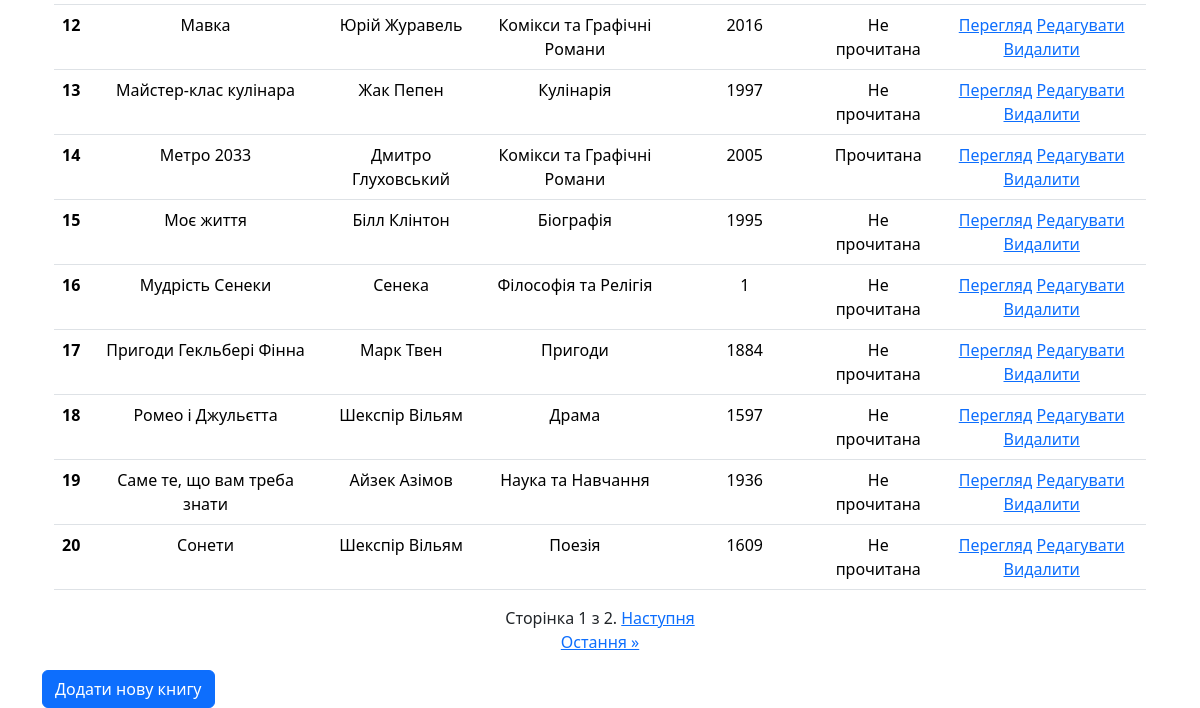
The app's page / (lower part), older data.
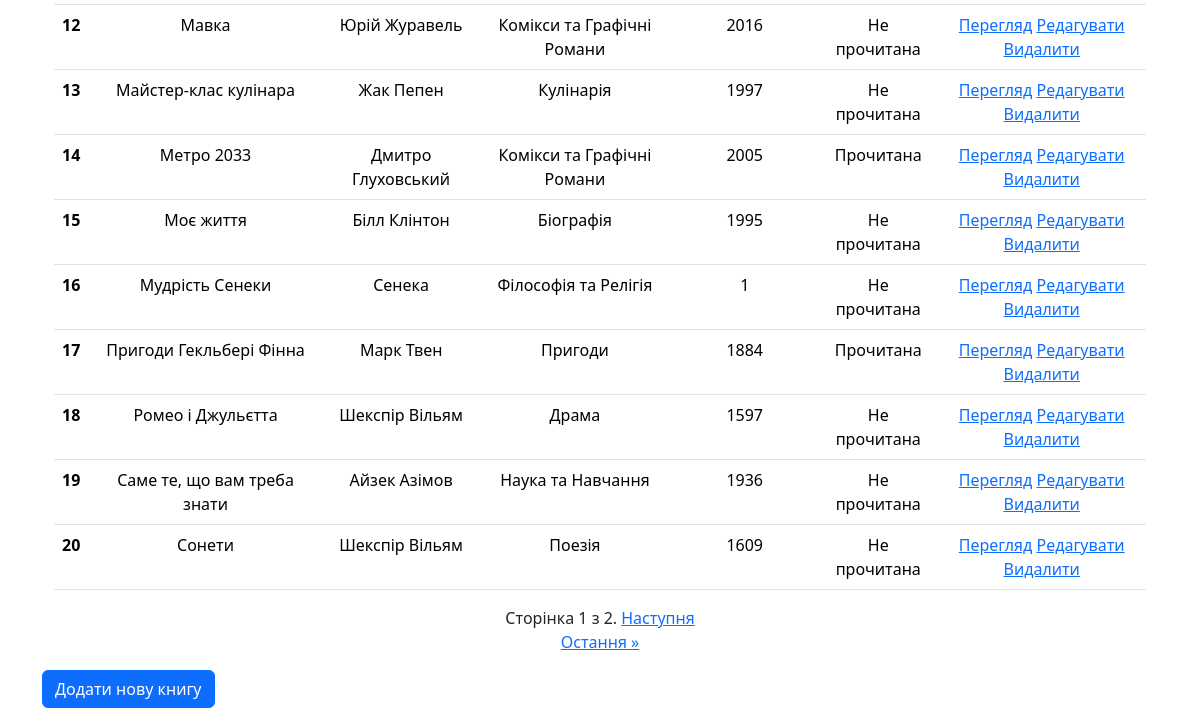
The same page, newer data.
### library_app/models.py (models this page shows, shortened)
class Book(models.Model):
    class Meta:
        verbose_name = 'Книга'
        verbose_name_plural = 'Книги'
        ordering = ["title"]
    title = models.CharField(max_length=100, verbose_name = 'Заголовок')
    author = models.ForeignKey(Author, on_delete=models.CASCADE, verbose_name = 'Автор')
    genre = models.ForeignKey(Genre, on_delete=models.CASCADE, verbose_name = 'Жанр')
    release_year = models.PositiveIntegerField(verbose_name = 'Рік видання')
    is_read = models.BooleanField(default=False, verbose_name = 'Чек')
    img = models.ImageField(upload_to='book_images/', blank=True, null=True, default="noname.png", verbose_name = 'Картинка')

class Author(models.Model):
    class Meta:
        verbose_name = 'Автор'
        verbose_name_plural = 'Автори'
        ordering = ["name"]
    name = models.CharField(max_length=50, unique=True)
    def __str__(self):
        return self.name

class Genre(models.Model):
    class Meta:
        verbose_name = 'Жанр'
        verbose_name_plural = 'Жанри'
        ordering = ["name"]
    name = models.CharField(max_length=50, verbose_name = 'Заголовок')
    def __str__(self):
        return self.name

### library_app/views.py (the view)
# urls.py: path('', views.book_list, name='book_list'),
def book_list(request):
    sort_by = request.GET.get('sort', 'title')
    order = request.GET.get('order', 'asc')
    if order == 'asc':
        books = Book.objects.order_by(sort_by)
    else:
        books = Book.objects.order_by(f'-{sort_by}')
    paginator = Paginator(books, 20)  # Показывать 20 книг на каждой странице
    page = request.GET.get('page')
    try:
        books = paginator.page(page)
    except PageNotAnInteger:
        books = paginator.page(1)
    except EmptyPage:
        books = paginator.page(paginator.num_pages)
    context = {'books': books}
    return render(request, 'library_app/book_list.html', context)

### library_app/templates/library_app/book_list.html (shortened to what this page needs)
{% extends 'base.html' %}
{% load static %}
{% block content %}
<div class="container text-center">
  <div class="row">
    <div class="col-12">
      <table class="table table-hover">
        <tbody>
          {% for book in books|slice:":20" %}
            <tr>
              <th scope="row">{{ forloop.counter }}</th>
              <td>{{ book.title }}</td>
              <td>{{ book.author }}</td>
              <td>{{ book.genre }}</td>
              <td>{{ book.release_year }}</td>
              <td>{% if book.is_read %}Прочитана{% else %}Не прочитана{% endif %}</td>
              <td>
                <a href="{% url 'library_app:view_book' book.id %}">Перегляд</a>
                <a href="{% url 'library_app:edit_book' book.id %}">Редагувати</a>
                <a href="{% url 'library_app:delete_book' book.id %}">Видалити</a>
              </td>
            </tr>
          {% endfor %}
        </tbody>
      </table>
    </div>
  </div>
  <div class="row">
    <div class="col">
    </div>
    <div class="col-3">
      <div class="pagination">
        <span class="step-links">
            <span class="current">
                Сторінка {{ books.number }} з {{ books.paginator.num_pages }}.
            </span>
            {% if books.has_next %}
                <a href="?page={{ books.next_page_number }}">Наступня</a>
                <a href="?page={{ books.paginator.num_pages }}">Остання &raquo;</a>
            {% endif %}
        </span>
      </div>
    </div>
    <div class="col">
    </div>
  </div>
</div>
  <a href="{% url 'library_app:add_book' %}" class="btn btn-primary">Додати нову книгу</a>
{% endblock %}

Row changes from the older to the newer data that the page shows:
changed Book "Пригоди Гекльбері Фінна": is_read "Не прочитана" → "Прочитана"
